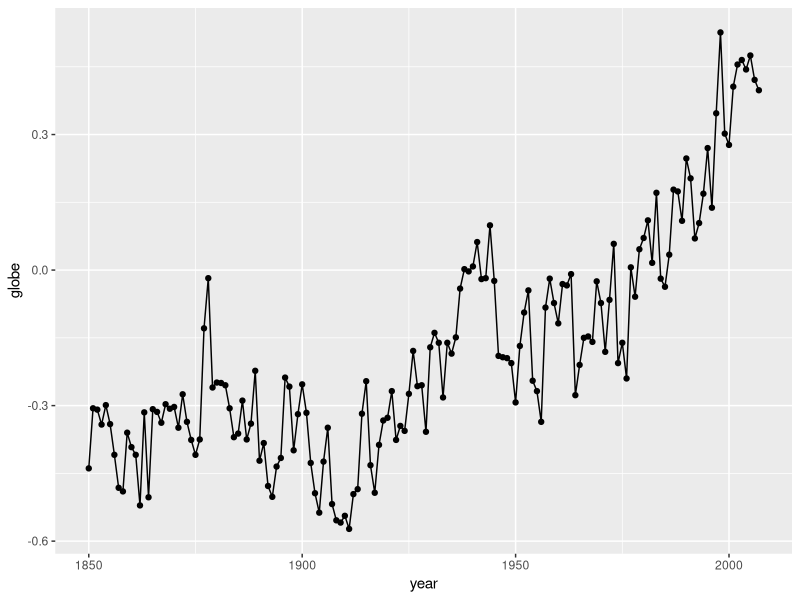
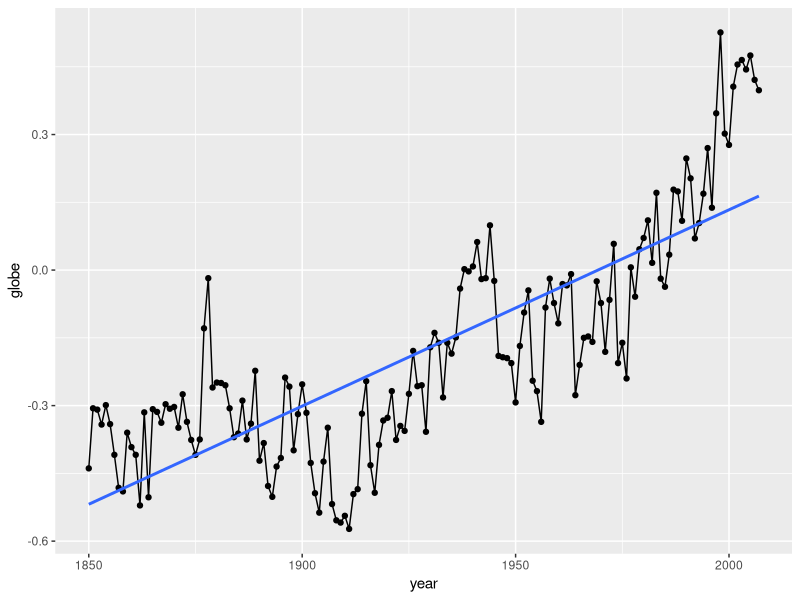
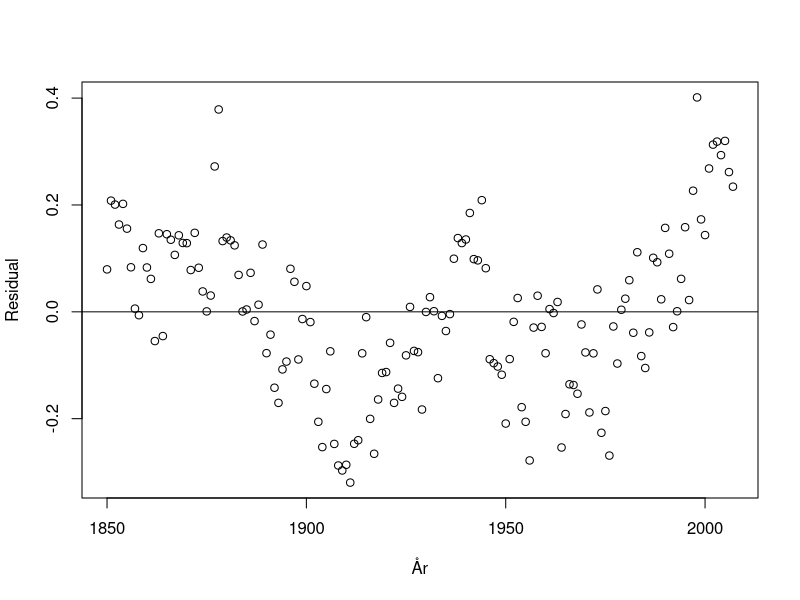
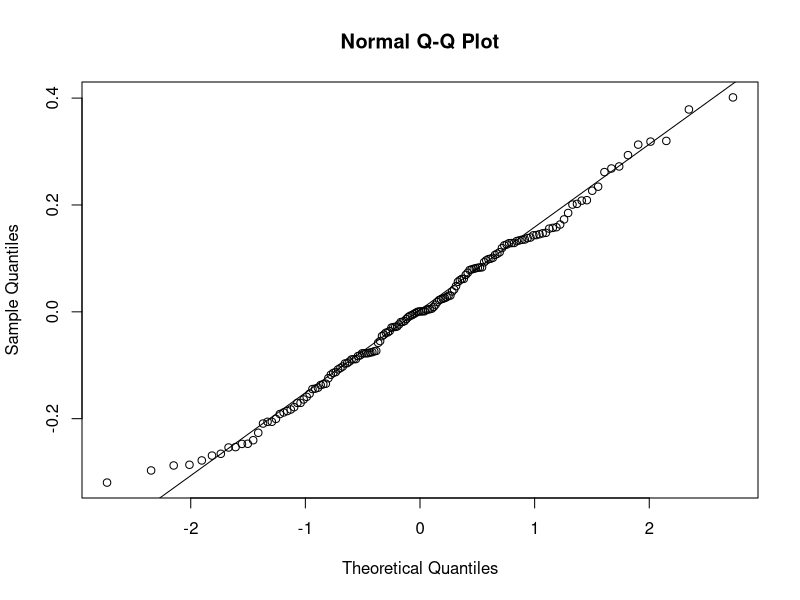
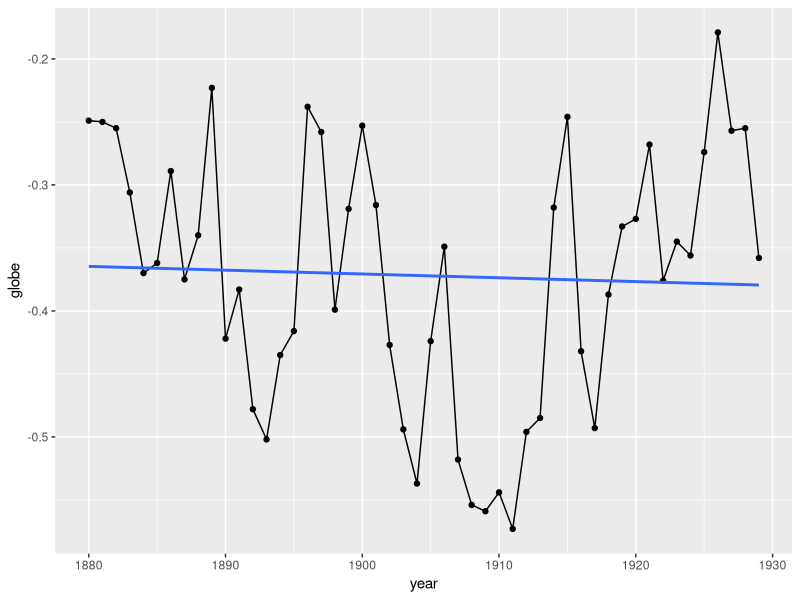
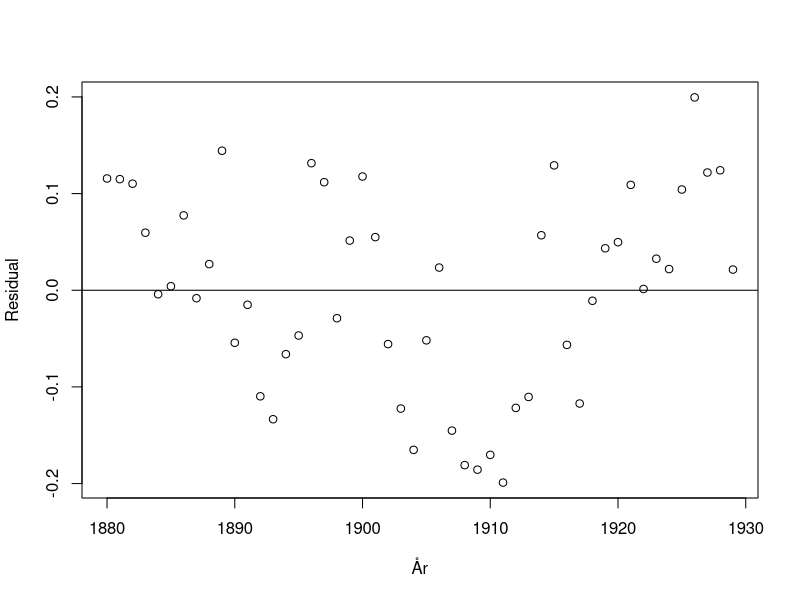
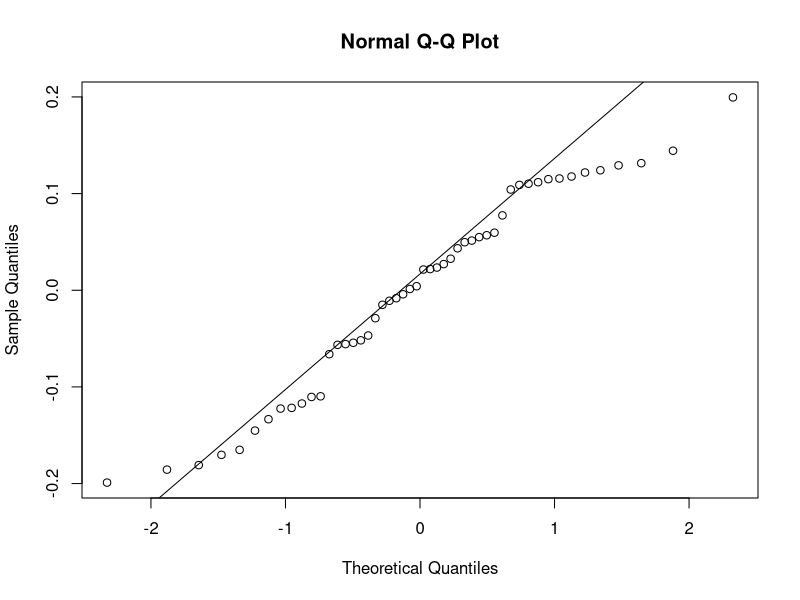
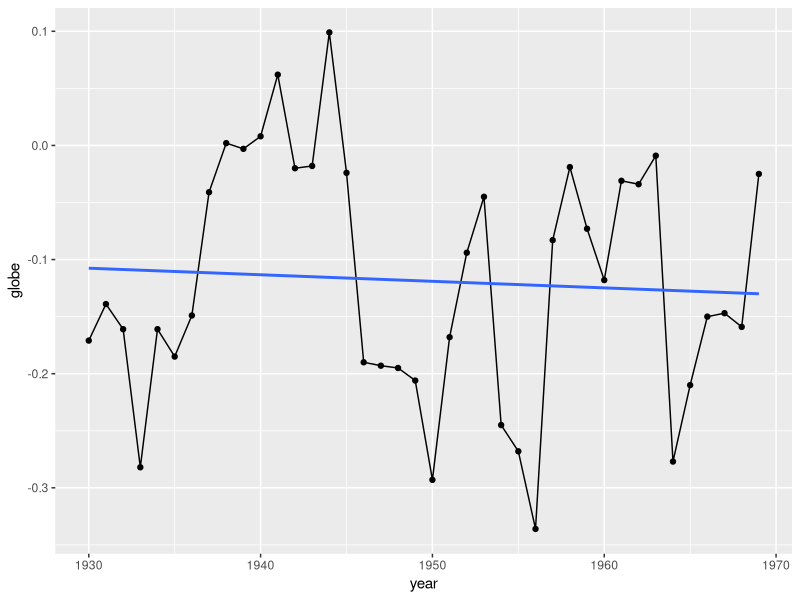

Recreate these plots in R, in order.
## ---- chunk 1
library(tidyverse)

knitr::opts_chunk$set(echo = TRUE)
## ---- chunk 2
df <- read_csv("data/temperatur.csv")
## ---- chunk 3
ggplot(data = df, aes(x = year, y = globe)) +
  geom_point() +
  geom_line()
 
## ---- chunk 4
ggplot(data = df, aes(x = year, y = globe)) +
  geom_point() +
  geom_line() +
  geom_smooth(method = "lm", se = FALSE)
## ---- chunk 5
lm_Model = lm(globe ~ year, data=df)
  Model.res = resid(lm_Model)
 
  plot(df$year, Model.res, ylab="Residual", xlab="År") +
  abline(0, 0)
## ---- chunk 6
qqnorm(lm_Model$residuals)
qqline(lm_Model$residuals)
## ---- chunk 7
df_1 <- subset(df, year >= 1880 & year <= 1929)
df_2 <- subset(df, year >= 1930 & year <= 1969)
df_3 <- subset(df, year >= 1979 & year <= 2007)
## ---- chunk 8
ggplot(data = df_1, aes(x = year, y = globe)) +
  geom_point() +
  geom_line() +
  geom_smooth(method = "lm", se = FALSE)
## ---- chunk 9
lm_Model_1 = lm(globe ~ year, data=df_1)
  Model.res = resid(lm_Model_1)
 
  plot(df_1$year, Model.res, ylab="Residual", xlab="År") +
  abline(0, 0)
## ---- chunk 10
qqnorm(lm_Model_1$residuals)
qqline(lm_Model_1$residuals)
## ---- chunk 11
ggplot(data = df_2, aes(x = year, y = globe)) +
  geom_point() +
  geom_line() +
  geom_smooth(method = "lm", se = FALSE)
## ---- chunk 12
lm_Model_2 = lm(globe ~ year, data=df_2)
  Model.res = resid(lm_Model_2)
 
  plot(df_2$year, Model.res, ylab="Residual", xlab="År") +
  abline(0, 0)
## ---- chunk 13
qqnorm(lm_Model_2$residuals)
qqline(lm_Model_2$residuals)
## ---- chunk 14
ggplot(data = df_3, aes(x = year, y = globe)) +
  geom_point() +
  geom_line() +
  geom_smooth(method = "lm", se = FALSE)
## ---- chunk 15
lm_Model_3 = lm(globe ~ year, data=df_3)
  Model.res = resid(lm_Model_3)
 
  plot(df_3$year, Model.res, ylab="Residual", xlab="År") +
  abline(0, 0)
## ---- chunk 16
qqnorm(lm_Model_3$residuals)
qqline(lm_Model_3$residuals)
## ---- chunk 17
 
summary(lm_Model_1)
summary(lm_Model_2)
summary(lm_Model_3)
 
## ---- chunk 18
cor.test(df_3$year, df_3$globe, alternative = "greater", method = "pearson", conf.level = 0.05)
## ---- chunk 19
ggplot(data = df, aes(x = year)) +
  geom_point(aes(y = nh)) +
  geom_point(aes(y = shnext, color = "red")) +
  geom_smooth(aes(y = nh)) +
  geom_smooth(aes(y = shnext, color = "red"))
## ---- chunk 20
cor.test(df$nh, df$shnext, alternative = "two.sided", method = "pearson", conf.level = 0.95)
## ---- chunk 21
df_next <- subset(df, year <= 2007 & year >= 1982)
 
cor.test(df_next$nh, df_next$shnext, alternative = "two.sided", method = "pearson", conf.level = 0.90)
 
cor.test(df_next$nh, df_next$shnext, alternative = "two.sided", method = "spearman", conf.level = 0.90)
## ---- chunk 22
plot(df_next$nh, df_next$shnext, xlab="Norra halvklotets medeltemperatur", ylab="Södra halvklotets medeltemperatur året efter")
